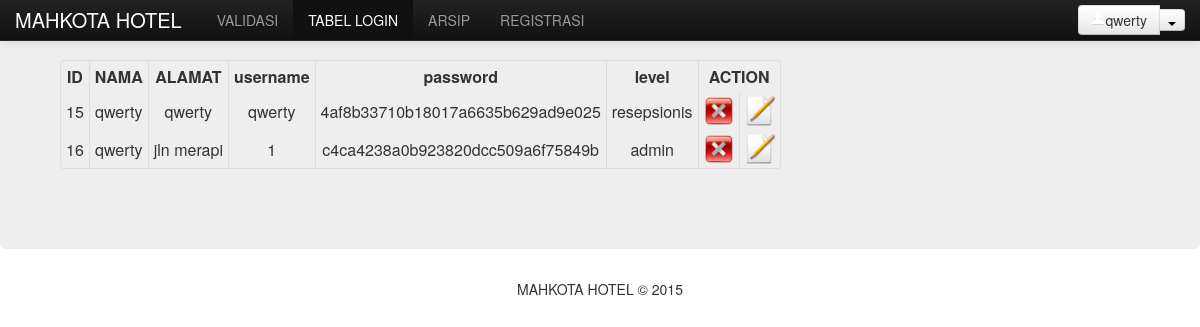
The page /TugasBesar/tabellog.php (signed in) on the database its author committed.
### tables this page shows
CREATE TABLE IF NOT EXISTS `user` (
`id_user` int(11) NOT NULL,
  `nama` varchar(30) NOT NULL,
  `alamat` varchar(50) NOT NULL,
  `username` varchar(20) NOT NULL,
  `password` varchar(50) NOT NULL,
  `level` varchar(20) NOT NULL
);

### TugasBesar/tabellog.php (the view, shortened to what this page needs)
<html>
    <head>
        <link href="css/bootstrap.css" rel="stylesheet">
        <link href="css/bootstrap-responsive.css" rel="stylesheet">
    </head>
    <body>
        <div class="navbar navbar-inverse navbar-fixed-top">
            <div class="navbar-inner">
                <div class="container">
                    <a class="brand" href="welcome.php">MAHKOTA HOTEL</a>
                    <div class="nav-collapse collapse">
                        <ul class="nav">
                            <?php
                            if ($_SESSION['level'] == "admin") {
                                echo'
                        <li><a href = "validasi.php">VALIDASI</a></li>
                        <li class="active"><a href = "tabellog.php">TABEL LOGIN</a></li>
                        <li><a href = "arsip.php">ARSIP</a></li>
                        <li><a href = "form-registrasi.php">REGISTRASI</a></li>
                                ';
                            } else if ($_SESSION['level'] == "resepsionis") {
                                echo '
                                <li><a href="validasi.php">validasi</a></li>
                                <li><a href = "arsip.php">ARSIP</a></li>
                                ';
                            }
                            ?>
                        </ul>
                        <div class="btn-group navbar-form pull-right">
                            <a class="btn btn-pimary" href="#"><i class="icon-user icon-white"></i><?php echo $_SESSION['nama']; ?></a>
                            <a class="btn btn-pimary dropdown-toggle" data-toggle="dropdown" href="#"><span class="caret"></span></a>
                        </div>
                    </div>
                </div>
            </div>
        </div>
        <div class="hero-unit">
            <form method="post" >
                <table class="table-bordered table-hover table-condensed">
                    <tr><th>ID
                        </th>
                        <th>NAMA
                        </th>
                        <th>ALAMAT
                        </th>
                        <th>username
                        </th>
                        <th>password
                        </th>
                        <th>level
                        </th>
                        <th colspan="3">ACTION
                        </th></tr>
                    <?php
                    include ("koneksi.php");
                    $query = "SELECT * FROM user";
                    $result = mysqli_query($koneksi, $query);
                    while ($row = mysqli_fetch_array($result, MYSQLI_ASSOC)) {
                        ?>
                        <tr class="success" align=center>
                            <?php
                            echo "<td>" . $row['id_user'] . "</td>";
                            echo "<td>" . $row['nama'] . "</td>";
                            echo "<td>" . $row['alamat'] . "</td>";
                            echo "<td>" . $row['username'] . "</td>";
                            echo "<td>" . $row ['password'] . "</td>";
                            echo "<td>" . $row['level'] . "</td>";
                            echo "<td align=center><a href='hapuslog.php?id_user=$row[id_user]'><img src=delete.png width=30 height=30/></a></td>";
                            echo "<td align=center><a href='editlog.php?id_user=$row[id_user]'><img src=edit.png width=30 height=30/></a></td>";
                            ?>
                        </tr>
                        <?php
                    }
                    ?>
                </table>
            </form>
        </div>
        <footer>
            <p align="center">MAHKOTA HOTEL &copy; 2015</p>
        </footer>
</body>
</html>

### rows shown on the page
user: id_user "15", nama "qwerty", alamat "qwerty", username "qwerty", password "4af8b33710b18017a6635b629ad9e025", level "resepsionis"
user: id_user "16", nama "qwerty", alamat "jln merapi", username "1", password "c4ca4238a0b923820dcc509a6f75849b", level "admin"

### other values the page prints
$_SESSION['nama'] "qwerty"
